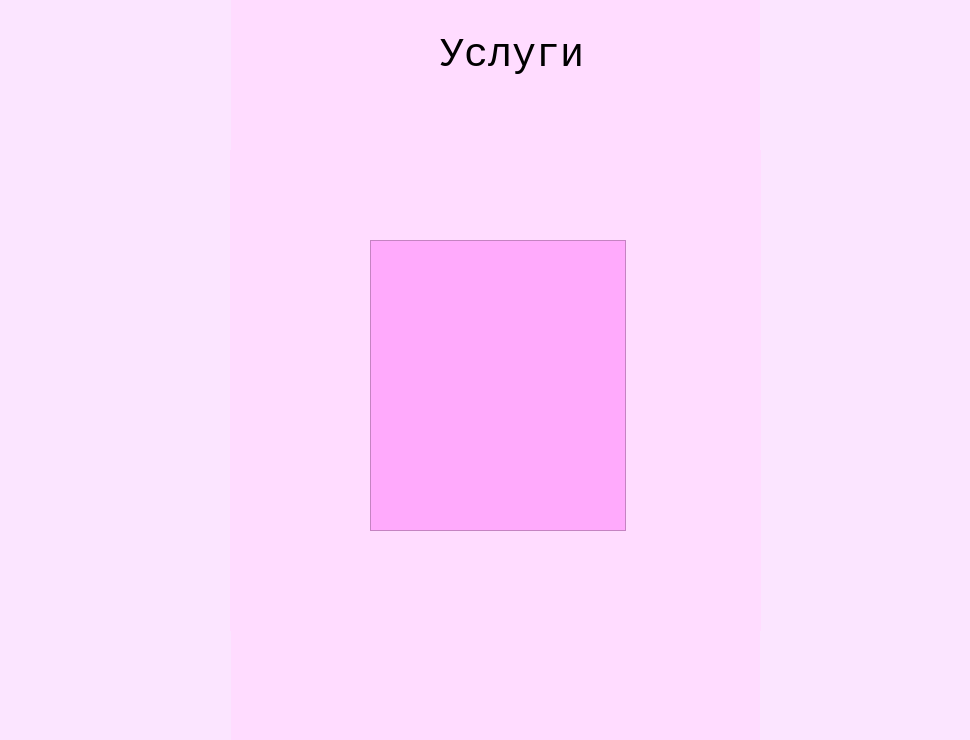
<?xml version="1.0" encoding="UTF-8"?>
<ui version="4.0">
 <class>MainWindow</class>
 <widget class="QMainWindow" name="MainWindow">
  <property name="geometry">
   <rect>
    <x>0</x>
    <y>0</y>
    <width>970</width>
    <height>740</height>
   </rect>
  </property>
  <property name="windowTitle">
   <string>MainWindow</string>
  </property>
  <property name="styleSheet">
   <string notr="true">background-color: rgb(255, 220, 255);</string>
  </property>
  <widget class="QWidget" name="centralwidget">
   <widget class="QLabel" name="label">
    <property name="geometry">
     <rect>
      <x>330</x>
      <y>10</y>
      <width>60</width>
      <height>16</height>
     </rect>
    </property>
    <property name="text">
     <string/>
    </property>
   </widget>
   <widget class="QLabel" name="label_4">
    <property name="geometry">
     <rect>
      <x>760</x>
      <y>-10</y>
      <width>261</width>
      <height>751</height>
     </rect>
    </property>
    <property name="styleSheet">
     <string notr="true">background-color: rgb(251, 229, 255);</string>
    </property>
    <property name="text">
     <string/>
    </property>
   </widget>
   <widget class="QLabel" name="label_5">
    <property name="geometry">
     <rect>
      <x>-30</x>
      <y>0</y>
      <width>261</width>
      <height>751</height>
     </rect>
    </property>
    <property name="styleSheet">
     <string notr="true">background-color: rgb(251, 229, 255);</string>
    </property>
    <property name="text">
     <string/>
    </property>
   </widget>
   <widget class="QLabel" name="label_8">
    <property name="geometry">
     <rect>
      <x>230</x>
      <y>150</y>
      <width>531</width>
      <height>481</height>
     </rect>
    </property>
    <property name="text">
     <string/>
    </property>
    <property name="pixmap">
     <pixmap>../img/salon-2.png</pixmap>
    </property>
   </widget>
   <widget class="QListWidget" name="listWidget">
    <property name="geometry">
     <rect>
      <x>370</x>
      <y>240</y>
      <width>256</width>
      <height>291</height>
     </rect>
    </property>
    <property name="styleSheet">
     <string notr="true">background-color: rgb(255, 170, 252);</string>
    </property>
   </widget>
   <widget class="QLabel" name="label_2">
    <property name="geometry">
     <rect>
      <x>440</x>
      <y>30</y>
      <width>251</width>
      <height>51</height>
     </rect>
    </property>
    <property name="font">
     <font>
      <family>Courier New</family>
      <pointsize>30</pointsize>
     </font>
    </property>
    <property name="text">
     <string>Услуги</string>
    </property>
   </widget>
  </widget>
 </widget>
 <resources>
  <include location="../img/salony-krasoty.qrc"/>
  <include location="../img/nails1.qrc"/>
 </resources>
 <connections/>
</ui>
